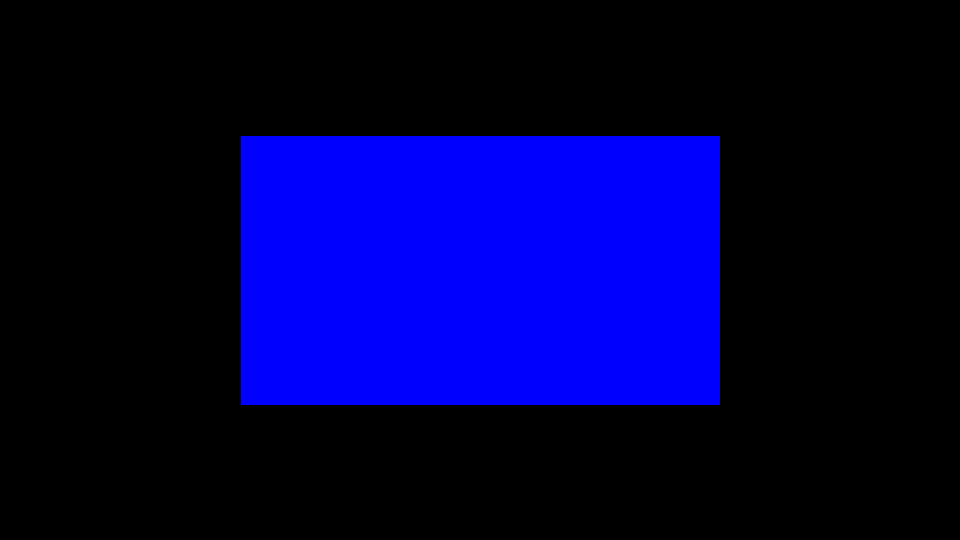
Frame 1 (no input)
Frame 60 (the mouse pressed at the canvas centre just before this capture): identical to frame 1, image omitted
Frame 120 (the mouse held since frame 60 and released just before this capture): identical to frame 1, image omitted

The Processing sketch that drew this single still picture (run headless with seeded random() and noise(); from frame 60 on, the mouse is pressed at the canvas centre):

// Processing sketch: chap6
// ── chap6.pde
int NUM = second();

int RED = #ff0000;
int ORANGE = #ff7f00;
int YELLOW = #ffff00;
int LIME = #7fff00;
int GREEN = #00ff00;
int BLUEGREEN = #00ff7f;
int CYAN = #00ffff;
int AZURE = #007fff;
int BLUE = #0000ff;
int PURPLE = #7f00ff;

void setup()
{
    size(960, 540);
    background(0);
}

void draw(){
    switch (NUM % 10 ) {
        case 0: {
            fill(RED);
            break;
        }
        case 1: {
            fill(ORANGE);
            break;
        }
        case 2: {
            fill(YELLOW);
            break;
        }
        case 3: {
            fill(LIME);
            break;
        }
        case 4: {
            fill(GREEN);
            break;
        }
        case 5: {
            fill(BLUEGREEN);
            break;
        }
        case 6: {
            fill(CYAN);
            break;
        }
        case 7: {
            fill(AZURE);
            break;
        }
        case 8: {
            fill(BLUE);
            break;
        }
        case 9: {
            fill(PURPLE);
            break;
        }
    }
    if (NUM % 2 == 0) {
        rect(width/4, height/4, width/2, height/2);
    } else {
        circle(width * 0.5, height * 0.5, width * 0.5);
    }
}
